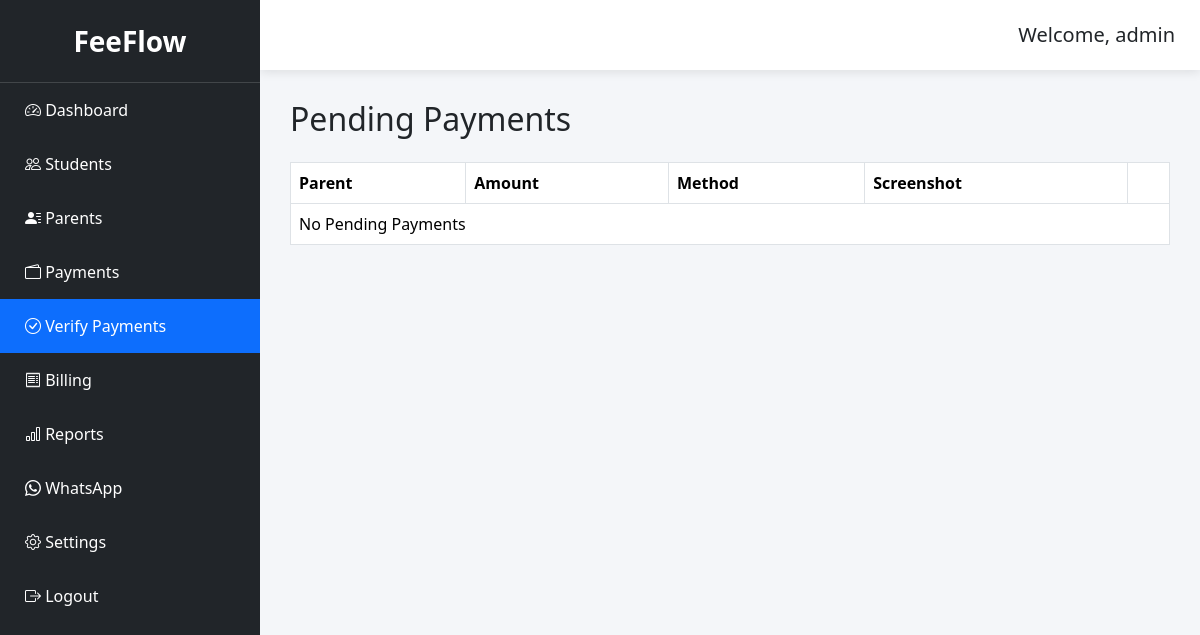
The page /payments/pending/ (signed in) on the database as committed earlier.
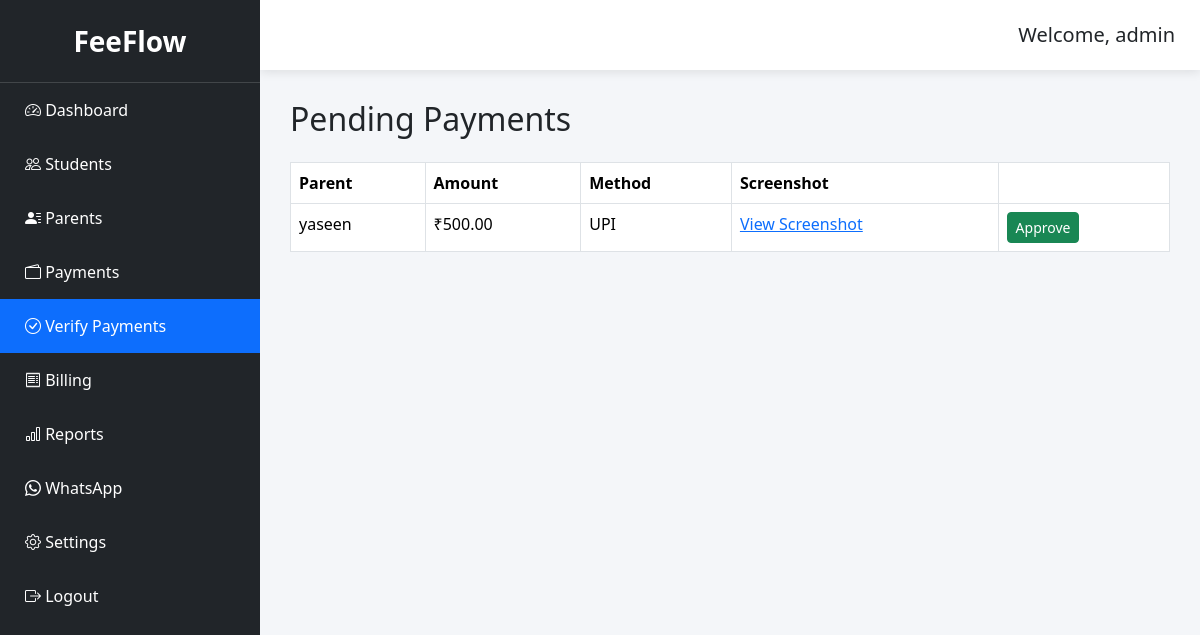
The same page on the database as committed later.
### payments/models.py (models this page shows, shortened)
class PaymentTransaction(models.Model):
    PAYMENT_METHODS = [
        ("UPI", "UPI"),
        ("CASH", "Cash"),
        ("BANK", "Bank Transfer"),
    ]
    STATUS = [
        ("PENDING", "Pending"),
        ("VERIFIED", "Verified"),
        ("REJECTED", "Rejected"),
    ]
    invoice = models.ForeignKey(
        Invoice,
        on_delete=models.CASCADE,
        related_name="transactions",
    )
    amount = models.DecimalField(
        max_digits=10,
        decimal_places=2,
    )
    payment_method = models.CharField(
        max_length=20,
        choices=PAYMENT_METHODS,
    )
    transaction_id = models.CharField(
        max_length=100,
        blank=True,
    )
    screenshot = models.ImageField(
        upload_to="media/payments/",
        blank=True,
        null=True,
    )
    payment_date = models.DateTimeField(
        auto_now_add=True,
    )
    status = models.CharField(
        max_length=20,
        choices=STATUS,
        default="PENDING",
    )
    verified_by = models.CharField(
        max_length=100,
        blank=True,
    )
    notes = models.TextField(
        blank=True,
    )

### billing/models.py (models this page shows, shortened)
class Invoice(models.Model):
    payment_token = models.UUIDField(
        default=uuid.uuid4,
        unique=True,
        editable=False,
    )
    STATUS_CHOICES = [
        ("PENDING", "Pending"),
        ("PARTIAL", "Partial"),
        ("PAID", "Paid"),
    ]
    id = models.UUIDField(
        primary_key=True,
        default=uuid.uuid4,
        editable=False,
    )
    billing_cycle = models.ForeignKey(
        BillingCycle,
        on_delete=models.CASCADE,
        related_name="invoices",
    )
    parent = models.ForeignKey(
        Parent,
        on_delete=models.CASCADE,
        related_name="invoices",
    )
    total_amount = models.DecimalField(
        max_digits=10,
        decimal_places=2,
        default=0,
    )
    paid_amount = models.DecimalField(
        max_digits=10,
        decimal_places=2,
        default=0,
    )
    status = models.CharField(
        max_length=20,
        choices=STATUS_CHOICES,
        default="PENDING",
    )
    created_at = models.DateTimeField(
        auto_now_add=True,
    )
    class Meta:
        unique_together = (
            "billing_cycle",
            "parent",
        )

### parents/models.py (models this page shows, shortened)
class Parent(models.Model):
    name = models.CharField(max_length=100)
    phone = models.CharField(max_length=15, unique=True)
    created_at = models.DateTimeField(auto_now_add=True)

### payments/views.py (the view)
@login_required
def pending_payments(request):
    payments = PaymentTransaction.objects.filter(
        status="PENDING"
    ).order_by("-payment_date")
    return render(
        request,
        "payments/pending.html",
        {
            "payments": payments,
        },
    )

### templates/payments/pending.html
{% extends "base.html" %}
{% block content %}
<h2 class="mb-4">
Pending Payments
</h2>
<table class="table table-bordered">
<thead>
<tr>
<th>Parent</th>
<th>Amount</th>
<th>Method</th>
<th>Screenshot</th>
<th></th>
</tr>
</thead>
<tbody>
{% for payment in payments %}
<tr>
<td>
{{ payment.invoice.parent.name }}
</td>
<td>
₹{{ payment.amount }}
</td>
<td>
{{ payment.payment_method }}
</td>
<td>
{% if payment.screenshot %}
<a
target="_blank"
href="{{ payment.screenshot.url }}">
View Screenshot
</a>
{% else %}
—
{% endif %}
</td>
<td>
<a
class="btn btn-success btn-sm"
href="{% url 'verify_payment' payment.id %}">
Approve
</a>
</td>
</tr>
{% empty %}
<tr>
<td colspan="5">
No Pending Payments
</td>
</tr>
{% endfor %}
</tbody>
</table>
{% endblock %}

Rows that differ between the two databases and show on the page:
added PaymentTransaction: invoice.parent.name "yaseen", amount "500.00", payment_method "UPI"
Other text that changed with them:
text no longer shown: "No Pending Payments"
